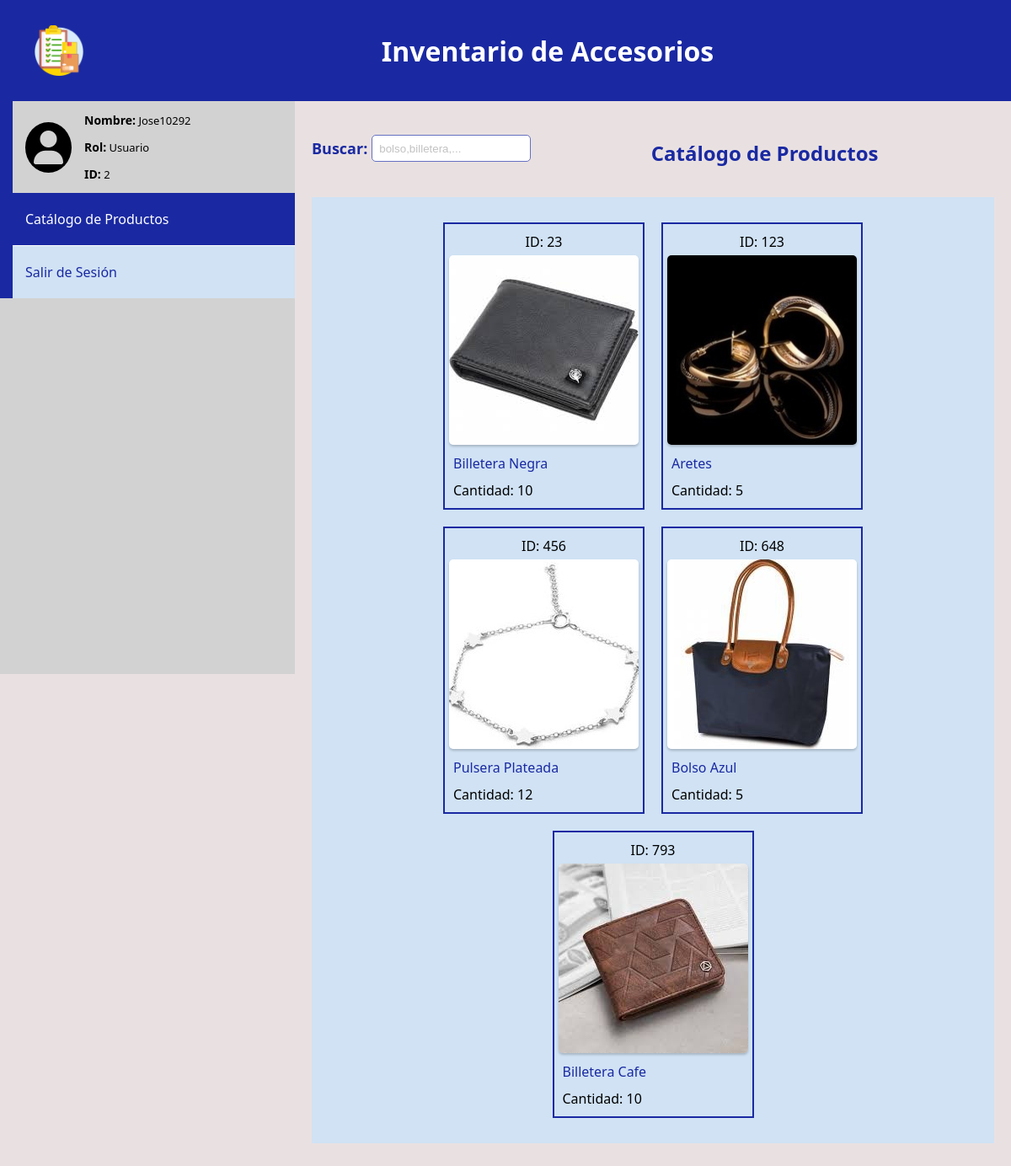
/usuario/Jose10292/ (signed in), run on the app's committed database.
### tables this page shows
CREATE TABLE usuario (id INTEGER PRIMARY KEY AUTOINCREMENT, nombre VARCHAR NOT NULL, correo VARCHAR (20) NOT NULL UNIQUE, contraseña VARCHAR (150) NOT NULL, rol BOOLEAN NOT NULL DEFAULT (0));

CREATE TABLE accesorios (id INTEGER PRIMARY KEY NOT NULL UNIQUE, nombre VARCHAR (50) NOT NULL, cantidad INTEGER NOT NULL, imagen BLOB NOT NULL);

### app.py (the view)
@app.route('/usuario/<string:nombre>/')
@login_required_user
def usuarioPrincipal(nombre):
  db = get_db()
  productos = db.execute('SELECT * FROM accesorios').fetchall()
  listaAccesorios = convertirANombreImagen_lista(productos)
  return render_template("usuario.html", productosLista=listaAccesorios, nombreUsuario=nombre,nombreID=consultarUsuario(nombre))

### app.py (called while the page is built)
@app.before_request
def load_logged_in_user():
  user_id = session.get('user_id')
  if user_id is None:  # si no hay usuario en la sesion
    g.user = None
  else:
    g.user = get_db().execute(
      'SELECT * FROM usuario WHERE id = ?', (user_id,)
    ).fetchone()

@app.before_request
def load_logged_in_admin():
  admin_id = session.get('admin_id')
  if admin_id is None:  # si no hay admin en la sesion
    g.admin = None
  else:
    g.admin = get_db().execute(
      'SELECT * FROM usuario WHERE id = ?', (admin_id,)
    ).fetchone()

def login_required_user(view):
  @functools.wraps(view)
  def wrapped_view(**kwargs):
    if g.user is None:
      return redirect(url_for('iniciar'))
    return view(**kwargs)
  return wrapped_view

def consultarUsuario(nombre):
  db = get_db()
  query = db.execute('SELECT id FROM usuario WHERE nombre = ?', (nombre,)).fetchone()
  idUsuario = query[0]
  return idUsuario

@app.after_request
def add_header(r):
    r.headers["Pragma"] = "no-cache"
    r.headers["Expires"] = "0"
    r.headers['Cache-Control'] = 'public, max-age=0'
    return r

### db.py (called while the page is built)
def get_db():
    try:
        if 'db' not in g:
            g.db = sqlite3.connect('inventario.db')
        return g.db
    except Error:
        print(Error)

### utils.py (called while the page is built)
def convertirANombreImagen_lista(productos):
    lista = []
    for p in productos:
        registro_accesorio = list(p)
        registro_accesorio[3] = convertirBinarioAImagen(p[0],p[3])
        p = tuple(registro_accesorio)
        lista.append(p)
    return lista

def convertirBinarioAImagen(id_foto,binario):
    with open('static/imagenes/cargadas/accesorio_{}.jpg'.format(id_foto),'wb') as archivo:
        archivo.write(binario)
    return "accesorio_{}.jpg".format(id_foto)

### templates/usuario.html (shortened to what this page needs)
<!DOCTYPE html>
<html lang="en">
  <head>
    <link rel="stylesheet" href="{{url_for('static',filename='css/estilos.css')}}" />
  </head>
  <body>
    <header class="cabecera">
      <div class="logo">
        <img
          class="logo__imagen"
          src="{{url_for('static',filename='imagenes/logo.png')}}"
          alt="Este es el logo"
        />
      </div>
      <div class="titulo">
        <h1>Inventario de Accesorios</h1>
      </div>
    </header>
    <div class="contenido__usuario">
      <nav class="contenido__menu">
        <ul class="menu__contenedor">
          <li class="menu__info">
            <div class="menu__avatar">
              <i class="fas fa-user"></i>
            </div>
            <div class="menu__rol">
              <p class="rol__nombre">
                <span class="rol__label">Nombre:</span> {{nombreUsuario}}
              </p>
              <p class="rol__cargo">
                <span class="rol__label">Rol:</span> Usuario
              </p>
              <p class="rol__id">
                <span class="rol__label">ID:</span> {{nombreID}}
              </p>
            </div>
          </li>
          <li class="menu__elemento menu__adminProductos menu__seleccionado">
            <a href="/usuario/{{nombreUsuario}}" class="menu__link">Catálogo de Productos</a>
          </li>
          <li class="menu__elemento menu__salir">
            <a href="/cerrar/" class="menu__link">Salir de Sesión</a>
          </li>
        </ul>
      </nav>
      <div class="contenido__pagina">
        <div class="contenido__inventario">
          <div class="inventario__encabezado">
            <div class="encabezado__buscador">
              <p class="buscar__etiqueta">Buscar:</p>
              <input
                class="input input__buscar"
                type="search"
                name="buscarProducto"
                id="buscarProductoAdmin"
                placeholder="bolso,billetera,..."
                onkeyup="filtrarProductos()"
              />
            </div>
            <div class="encabezado__titulo">
              <h2 class="inventario__titulo">Catálogo de Productos</h2>
            </div>
          </div>
          <ul class="galeria">
            {% for producto in productosLista%}
            <li>
              <p class="idAccesorio">ID: {{producto[0]}}</p>
              <a href="/usuario/{{nombreUsuario}}/{{producto[0]}}"
                ><img
                  src="{{url_for('static',filename='imagenes/cargadas/')}}{{producto[3]}}"
                  alt="{{producto[1]}}"
                  class="imagenAccesorio"
                />
              </a>
              <p class="nombreAccesorio">{{producto[1]}}</p>
              <p class="cantAccesorio">Cantidad: {{producto[2]}}</p>
            </li>
            {% endfor %}
          </ul>
        </div>
      </div>
    </div>
  </body>
</html>

### static/css/estilos.css (style rules this page uses)
:root { --color-principal: #1a29a2; --color-medio: #6670c1; --color-claro: #d0e2f4; --color-secundario: #2c41dd; --color-gris: rgb(233, 225, 225); --color-gris-oscuro: #d2d2d2; --color-error: #e43939; --color-confirmacion: #1f1aa2; }
body { margin: 0; font-family: "Segoe UI", Tahoma, Geneva, Verdana, sans-serif; height: 100vh; box-sizing: border-box; background: var(--color-gris); }
.input { height: 32px; border-radius: 5px; border: 1px solid var(--color-medio); padding: 2px 2px 2px 8px; }
.cabecera { background: var(--color-principal); color: white; text-align: center; display: flex; flex-direction: row; align-items: center; height: 15vh; position: absolute; top: 0; left: 0; width: 100%; }
.logo { margin-left: 40px; display: flex; justify-content: center; align-items: center; }
.logo__imagen { width: 60px; }
.titulo { margin: 0 auto; font-size: 16px; }
.contenido__menu { min-width: 350px; background: var(--color-gris-oscuro); height: 85vh; }
.menu__contenedor { display: flex; flex-direction: column; align-items: stretch; list-style: none; border-left: 15px solid var(--color-principal); margin: 0; padding: 0; }
.menu__info { display: flex; align-items: center; background: var(--color-gris-oscuro); }
.menu__avatar { margin: 0 15px; }
.menu__avatar i { font-size: 40px; padding: 10px; background: #000; border-radius: 50%; color: var(--color-gris-oscuro); }
.menu__rol { font-size: 13px; }
.rol__label { font-weight: 700; font-size: 14px; }
.menu__elemento { border-top: 1px solid white; background: var(--color-claro); }
.menu__elemento:nth-of-type(2) { border: none; }
.menu__link { text-decoration: none; display: block; color: var(--color-principal); cursor: pointer; padding: 20px 15px; }
.menu__seleccionado { background: var(--color-principal); }
.menu__seleccionado .menu__link { color: white; }
.buscar__etiqueta, .buscador__label { color: var(--color-principal); font-weight: 600; font-size: 18px; }
.contenido__pagina { width: 100%; padding: 25px 20px; }
.inventario__encabezado { display: flex; }
.encabezado__buscador { display: flex; align-items: center; margin-bottom: 10px; }
.input__buscar { margin: 0 5px; }
.input__buscar::placeholder { color: #c2c2c2; }
.encabezado__titulo { color: var(--color-principal); margin: 0 auto; }
.contenido__usuario { display: flex; margin-top: 15vh; width: 100%; }
.galeria { width: 100%; list-style: none; padding: 20px; box-sizing: border-box; display: flex; justify-content: center; flex-wrap: wrap; background: var(--color-claro); }
.galeria li { border: 2px solid var(--color-principal); padding: 5px; margin: 10px; }
.galeria img { width: 100%; margin-bottom: 1px; box-shadow: 0 2px 3px rgba(0, 0, 0, 0.2); }
.idAccesorio { margin: 0; padding: 5px; text-align: center; }
.nombreAccesorio { margin: 0; padding: 5px; color: var(--color-principal); }
.cantAccesorio { margin: 0; padding: 5px; }
.imagenAccesorio { width: 225px; height: 225px; border-radius: 5px; }

### data on the page
usuario: nombre "Jose10292"
accesorios: id "23", shows a picture, nombre "Billetera Negra", cantidad "10"
accesorios: id "123", shows a picture, nombre "Aretes", cantidad "5"
accesorios: id "456", shows a picture, nombre "Pulsera Plateada", cantidad "12"
accesorios: id "648", shows a picture, nombre "Bolso Azul", cantidad "5"
accesorios: id "793", shows a picture, nombre "Billetera Cafe", cantidad "10"

### other printed values
{{ nombreID }} "2"
